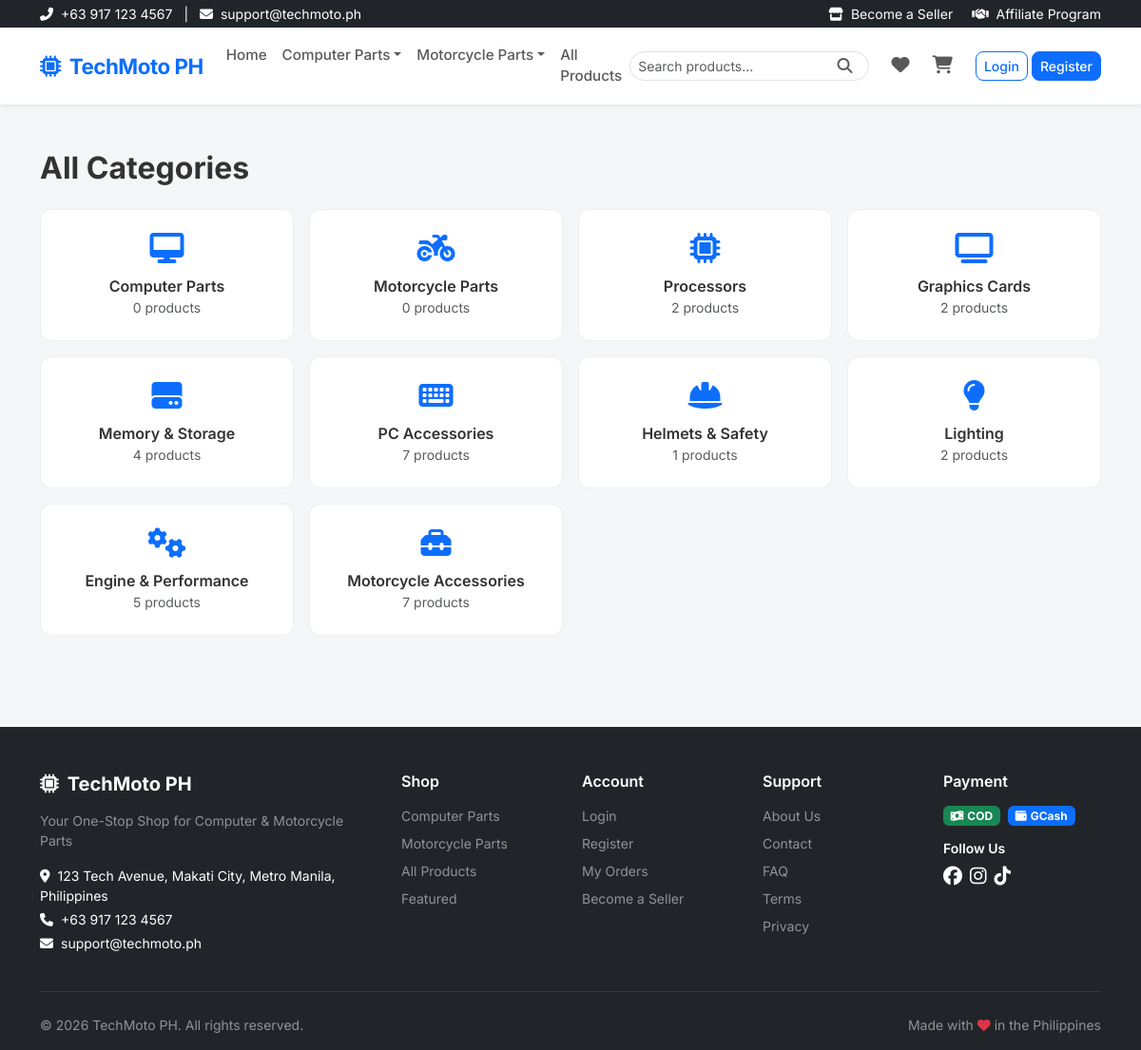
/categories.php, run on the app's committed database.
### tables this page shows
CREATE TABLE `categories` (
  `id` INT UNSIGNED NOT NULL AUTO_INCREMENT,
  `name` VARCHAR(100) NOT NULL,
  `slug` VARCHAR(120) NOT NULL UNIQUE,
  `description` TEXT DEFAULT NULL,
  `image` VARCHAR(255) DEFAULT NULL,
  `parent_id` INT UNSIGNED DEFAULT NULL,
  `status` ENUM('active','inactive') NOT NULL DEFAULT 'active',
  `sort_order` INT NOT NULL DEFAULT 0,
  `created_at` TIMESTAMP DEFAULT CURRENT_TIMESTAMP,
  `updated_at` TIMESTAMP DEFAULT CURRENT_TIMESTAMP ON UPDATE CURRENT_TIMESTAMP,
  PRIMARY KEY (`id`)
);

### includes/functions.php (called while the page is built, shortened)
<?php
function e(?string $value): string
{
    return htmlspecialchars($value ?? '', ENT_QUOTES | ENT_HTML5, 'UTF-8');
}

### categories.php (the view, shortened to what this page needs)
<?php
$db = getDB();
$categories = $db->query("SELECT c.*, (SELECT COUNT(*) FROM products p WHERE p.category_id = c.id AND p.status = 'active') as product_count FROM categories c WHERE c.status = 'active' ORDER BY c.sort_order")->fetchAll();
require_once __DIR__ . '/includes/header.php';
?>
<div class="container py-5">
    <h2 class="fw-bold mb-4">All Categories</h2>
    <div class="row g-3">
        <?php
        $icons = ['fa-desktop','fa-motorcycle','fa-microchip','fa-tv','fa-hdd','fa-keyboard','fa-hard-hat','fa-lightbulb','fa-cogs','fa-toolbox'];
        foreach ($categories as $i => $cat):
            $icon = $icons[$i % count($icons)];
        ?>
        <div class="col-6 col-md-4 col-lg-3">
            <a href="<?= SITE_URL ?>/products.php?category=<?= e($cat['slug']) ?>" class="category-card">
                <i class="fas <?= $icon ?>"></i>
                <div class="fw-semibold"><?= e($cat['name']) ?></div>
                <div class="small text-muted"><?= $cat['product_count'] ?> products</div>
            </a>
        </div>
        <?php endforeach; ?>
    </div>
</div>
<?php require_once __DIR__ . '/includes/footer.php'; ?>

### assets/css/style.css (style rules this page uses)
:root { --primary: #0d6efd; --primary-dark: #0a58ca; --secondary: #6c757d; --accent: #ff6b00; --success: #198754; --danger: #dc3545; --warning: #ffc107; --dark: #212529; --light: #f8f9fa; --card-shadow: 0 2px 12px rgba(0,0,0,0.08); --card-hover-shadow: 0 8px 24px rgba(0,0,0,0.12); --radius: 12px; --transition: all 0.25s ease; }
* { font-family: 'Inter', -apple-system, BlinkMacSystemFont, 'Segoe UI', sans-serif; }
body { background-color: #f5f6f8; color: #333; min-height: 100vh; display: flex; flex-direction: column; }
.category-card { background: white; border-radius: var(--radius); padding: 1.5rem 1rem; text-align: center; border: 1px solid #eee; transition: var(--transition); text-decoration: none; color: inherit; display: block; height: 100%; }
.category-card i { font-size: 2rem; margin-bottom: 0.75rem; color: var(--primary); }

### data on the page
categories: name "Computer Parts", product_count "0"
categories: name "Motorcycle Parts", product_count "0"
categories: name "Processors", product_count "2"
categories: name "Graphics Cards", product_count "2"
categories: name "Memory & Storage", product_count "4"
categories: name "PC Accessories", product_count "7"
categories: name "Helmets & Safety", product_count "1"
categories: name "Lighting", product_count "2"
categories: name "Engine & Performance", product_count "5"
categories: name "Motorcycle Accessories", product_count "7"

### other printed values
getSetting('site_phone', '+63 917 123 4567') "+63 917 123 4567"
getSetting('site_email', 'support@techmoto.ph') "support@techmoto.ph"
$siteName "TechMoto PH"
getSetting('site_name', 'TechMoto PH') "TechMoto PH"
getSetting('site_address', '123 Tech Avenue, Makati City') "123 Tech Avenue, Makati City, Metro Manila, Philippines"
getSetting('site_phone') "+63 917 123 4567"
getSetting('site_email') "support@techmoto.ph"
